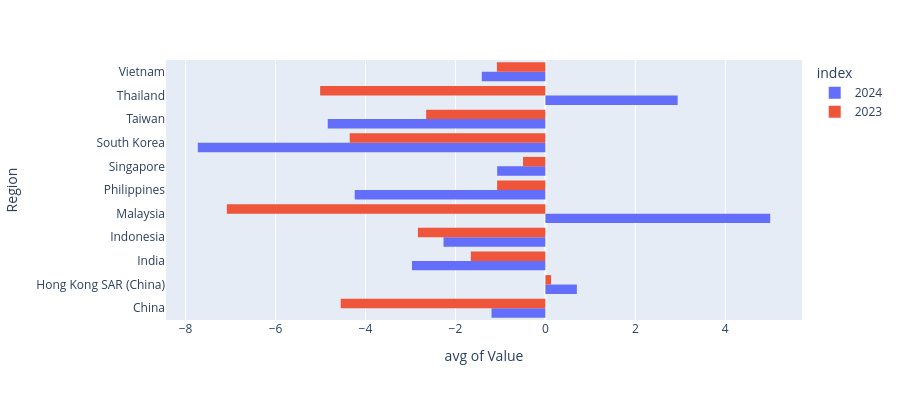

The notebook cell this image was saved under:
### Code cell
import plotly.express as px
fig = px.histogram(data1, x="Value", y="Region",
            color='index', barmode='group',
            orientation="h",
            height=400)
fig.show()

### Figure 1 — Plotly figure (JSON) as saved in the notebook; plotly's stock layout.template omitted (floating-point values rounded to 4 significant figures)
{"data": [{"alignmentgroup": "True", "bingroup": "y", "histfunc": "avg", "hovertemplate": "index=2024<br>avg of Value=%{x}<br>Region=%{y}<extra></extra>", "legendgroup": "2024", "marker": {"color": "#636efa", "pattern": {"shape": ""}}, "name": "2024", "offsetgroup": "2024", "orientation": "h", "showlegend": true, "type": "histogram", "x": [-1.197, 0.7006, -2.966, -2.265, 4.999, -4.239, -1.072, -7.728, -4.839, 2.942, -1.414], "xaxis": "x", "y": ["China", "Hong Kong SAR (China)", "India", "Indonesia", "Malaysia", "Philippines", "Singapore", "South Korea", "Taiwan", "Thailand", "Vietnam"], "yaxis": "y"}, {"alignmentgroup": "True", "bingroup": "y", "histfunc": "avg", "hovertemplate": "index=2023<br>avg of Value=%{x}<br>Region=%{y}<extra></extra>", "legendgroup": "2023", "marker": {"color": "#EF553B", "pattern": {"shape": ""}}, "name": "2023", "offsetgroup": "2023", "orientation": "h", "showlegend": true, "type": "histogram", "x": [-4.551, 0.1274, -1.658, -2.835, -7.082, -1.073, -0.4963, -4.351, -2.65, -5.007, -1.077], "xaxis": "x", "y": ["China", "Hong Kong SAR (China)", "India", "Indonesia", "Malaysia", "Philippines", "Singapore", "South Korea", "Taiwan", "Thailand", "Vietnam"], "yaxis": "y"}], "layout": {"barmode": "group", "height": 400, "legend": {"title": {"text": "index"}, "tracegroupgap": 0}, "margin": {"t": 60}, "xaxis": {"anchor": "y", "domain": [0, 1], "title": {"text": "avg of Value"}}, "yaxis": {"anchor": "x", "domain": [0, 1], "title": {"text": "Region"}}}}
